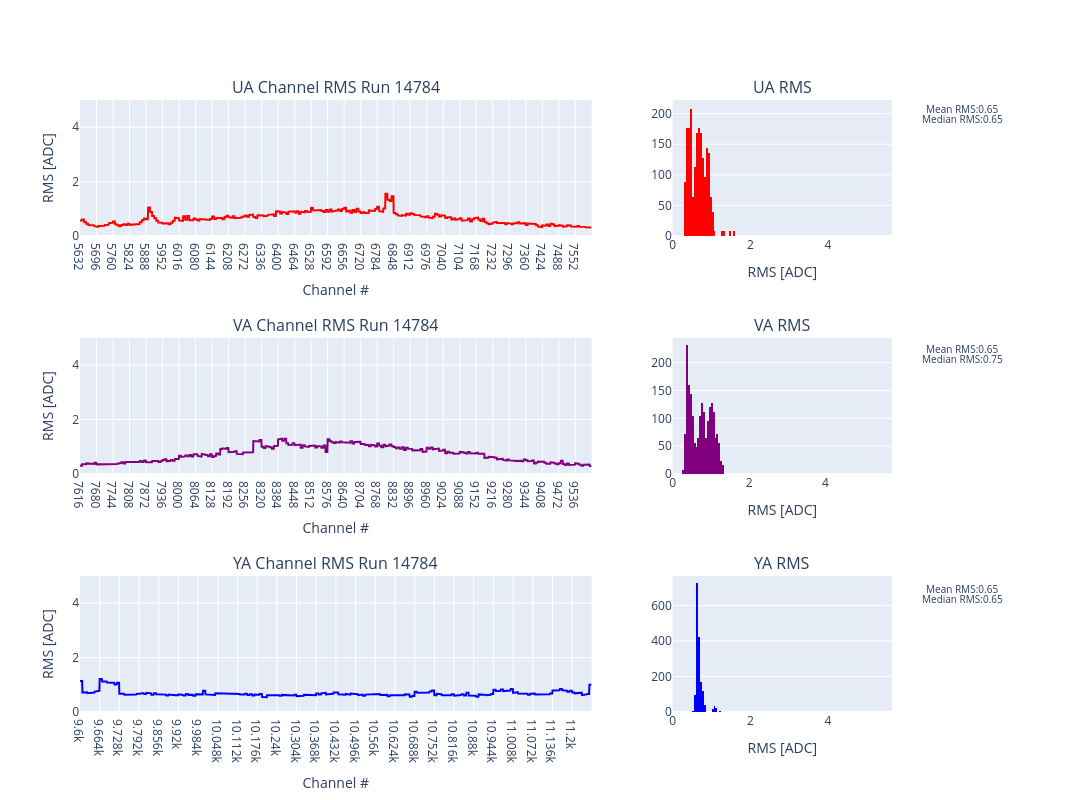

This figure's notebook cell:
### Code cell
filename = f"RMS_plots_planeA_int_test.pdf"

fig = make_subplots(rows=3,cols=2,column_widths = [0.7,0.3],subplot_titles = (f'UA Channel RMS Run {Run_num}','UA RMS',f'VA Channel RMS Run {Run_num}','VA RMS',f'YA Channel RMS Run {Run_num}','YA RMS',))
mask = Noise_df['wire_plane'] == 'UA'
median = np.median(Noise_df['Raw_rms'][mask])
mean = np.mean(Noise_df['Raw_rms'][mask])
fig.add_trace(go.Histogram(x=Noise_df['Raw_rms'][mask],marker_color = 'red',xbins=dict(start = median - 5,end = median+5,size=.05)),row = 1, col =2)
fig.add_trace(go.Scatter(x=Noise_df['Channel_id'][mask],y = Noise_df['Raw_rms'][mask],marker_color = 'red'),row = 1, col = 1)
fig.update_layout(xaxis2 = dict(range = [0,median+5]))
fig.update_layout(margin = dict(r=200))
fig.add_annotation(dict(font = dict(size = 10),xshift= 180,yshift=60,text = f"Mean RMS:{mean:.2f}",showarrow = False),row =1,col=2)
fig.add_annotation(dict(font = dict(size = 10),xshift= 180,yshift=50,text = f"Median RMS:{median:.2f}",showarrow = False),row =1,col=2)


mask = Noise_df['wire_plane'] == 'VA'
median = np.median(Noise_df['Raw_rms'][mask])
fig.add_trace(go.Histogram(x=Noise_df['Raw_rms'][mask],marker_color = 'purple',xbins=dict(start = median - 5,end = median+5,size=.05)),row = 2, col =2)
fig.add_trace(go.Scatter(x=Noise_df['Channel_id'][mask],y = Noise_df['Raw_rms'][mask],marker_color = 'purple'),row = 2, col = 1)
fig.update_layout(xaxis4 = dict(range = [0,median+5]))

fig.add_annotation(dict(font = dict(size = 10),xshift= 180,yshift=-180,text = f"Mean RMS:{mean:.2f}",showarrow = False),row =1,col=2)
fig.add_annotation(dict(font = dict(size = 10),xshift= 180,yshift=-190,text = f"Median RMS:{median:.2f}",showarrow = False),row =1,col=2)

mask = Noise_df['wire_plane'] == 'YA'
median = np.median(Noise_df['Raw_rms'][mask])
fig.add_trace(go.Histogram(x=Noise_df['Raw_rms'][mask],marker_color = 'blue',xbins=dict(start = median - 5,end = median+5,size=.05)),row = 3, col =2)
fig.add_trace(go.Scatter(x=Noise_df['Channel_id'][mask],y = Noise_df['Raw_rms'][mask],marker_color = 'blue'),row = 3, col = 1)
fig.update_layout(xaxis6 = dict(range = [0,median+5]))

fig.add_annotation(dict(font = dict(size = 10),xshift= 180,yshift=-420,text = f"Mean RMS:{mean:.2f}",showarrow = False),row =1,col=2)
fig.add_annotation(dict(font = dict(size = 10),xshift= 180,yshift=-430,text = f"Median RMS:{median:.2f}",showarrow = False),row =1,col=2)

fig.update_yaxes(title_text = "RMS [ADC]",row = 1, col = 1)
fig.update_yaxes(title_text = "RMS [ADC]",row = 2, col = 1)
fig.update_yaxes(title_text = "RMS [ADC]",row = 3, col = 1)
fig.update_xaxes(title_text = "Channel #",row = 1, col = 1)
fig.update_xaxes(title_text = "Channel #",row = 2, col = 1)
fig.update_xaxes(title_text = "Channel #",row = 3, col = 1)
fig.update_xaxes(title_text = "RMS [ADC]",row = 1, col = 2)
fig.update_xaxes(title_text = "RMS [ADC]",row = 2, col = 2)
fig.update_xaxes(title_text = "RMS [ADC]",row = 3, col = 2)
#fig.update_layout(xaxis2 = dict(range = [0,5]),xaxis4 = dict(range = [0,5]),xaxis6 = dict(range = [0,5]))
fig.update_layout(yaxis = dict(range = [0,5]),yaxis3 = dict(range = [0,5]),yaxis5 = dict(range = [0,5]))
fig.update_layout(xaxis = dict(tickmode = 'linear',dtick = 64),xaxis3 = dict(tickmode = 'linear',dtick = 64),xaxis5 = dict(tickmode = 'linear',dtick = 64))
fig.update_layout(height = 800, width = 1200,showlegend = False)

fig.write_image(directory+filename)
fig.show()

### Figure 1 — Plotly figure (JSON) as saved in the notebook; plotly's stock layout.template omitted (floating-point values rounded to 4 significant figures; data arrays with more than 128 entries replaced by an {"elided": "..."} marker saying what was removed)
{"data": [{"marker": {"color": "red"}, "type": "histogram", "x": {"elided": "1984 float values"}, "xaxis": "x2", "xbins": {"end": 5.65, "size": 0.05, "start": -4.35}, "yaxis": "y2"}, {"marker": {"color": "red"}, "type": "scatter", "x": {"elided": "1984 int values"}, "xaxis": "x", "y": {"elided": "1984 float values"}, "yaxis": "y"}, {"marker": {"color": "purple"}, "type": "histogram", "x": {"elided": "1984 float values"}, "xaxis": "x4", "xbins": {"end": 5.746, "size": 0.05, "start": -4.254}, "yaxis": "y4"}, {"marker": {"color": "purple"}, "type": "scatter", "x": {"elided": "1984 int values"}, "xaxis": "x3", "y": {"elided": "1984 float values"}, "yaxis": "y3"}, {"marker": {"color": "blue"}, "type": "histogram", "x": {"elided": "1664 float values"}, "xaxis": "x6", "xbins": {"end": 5.65, "size": 0.05, "start": -4.35}, "yaxis": "y6"}, {"marker": {"color": "blue"}, "type": "scatter", "x": {"elided": "1664 int values"}, "xaxis": "x5", "y": {"elided": "1664 float values"}, "yaxis": "y5"}], "layout": {"annotations": [{"font": {"size": 16}, "showarrow": false, "text": "UA Channel RMS Run 14784", "x": 0.315, "xanchor": "center", "xref": "paper", "y": 1, "yanchor": "bottom", "yref": "paper"}, {"font": {"size": 16}, "showarrow": false, "text": "UA RMS", "x": 0.865, "xanchor": "center", "xref": "paper", "y": 1, "yanchor": "bottom", "yref": "paper"}, {"font": {"size": 16}, "showarrow": false, "text": "VA Channel RMS Run 14784", "x": 0.315, "xanchor": "center", "xref": "paper", "y": 0.6111, "yanchor": "bottom", "yref": "paper"}, {"font": {"size": 16}, "showarrow": false, "text": "VA RMS", "x": 0.865, "xanchor": "center", "xref": "paper", "y": 0.6111, "yanchor": "bottom", "yref": "paper"}, {"font": {"size": 16}, "showarrow": false, "text": "YA Channel RMS Run 14784", "x": 0.315, "xanchor": "center", "xref": "paper", "y": 0.2222, "yanchor": "bottom", "yref": "paper"}, {"font": {"size": 16}, "showarrow": false, "text": "YA RMS", "x": 0.865, "xanchor": "center", "xref": "paper", "y": 0.2222, "yanchor": "bottom", "yref": "paper"}, {"font": {"size": 10}, "showarrow": false, "text": "Mean RMS:0.65", "xref": "x2", "xshift": 180, "yref": "y2", "yshift": 60}, {"font": {"size": 10}, "showarrow": false, "text": "Median RMS:0.65", "xref": "x2", "xshift": 180, "yref": "y2", "yshift": 50}, {"font": {"size": 10}, "showarrow": false, "text": "Mean RMS:0.65", "xref": "x2", "xshift": 180, "yref": "y2", "yshift": -180}, {"font": {"size": 10}, "showarrow": false, "text": "Median RMS:0.75", "xref": "x2", "xshift": 180, "yref": "y2", "yshift": -190}, {"font": {"size": 10}, "showarrow": false, "text": "Mean RMS:0.65", "xref": "x2", "xshift": 180, "yref": "y2", "yshift": -420}, {"font": {"size": 10}, "showarrow": false, "text": "Median RMS:0.65", "xref": "x2", "xshift": 180, "yref": "y2", "yshift": -430}], "height": 800, "margin": {"r": 200}, "showlegend": false, "width": 1200, "xaxis": {"anchor": "y", "domain": [0, 0.63], "dtick": 64, "tickmode": "linear", "title": {"text": "Channel #"}}, "xaxis2": {"anchor": "y2", "domain": [0.73, 1], "range": [0, 5.65], "title": {"text": "RMS [ADC]"}}, "xaxis3": {"anchor": "y3", "domain": [0, 0.63], "dtick": 64, "tickmode": "linear", "title": {"text": "Channel #"}}, "xaxis4": {"anchor": "y4", "domain": [0.73, 1], "range": [0, 5.746], "title": {"text": "RMS [ADC]"}}, "xaxis5": {"anchor": "y5", "domain": [0, 0.63], "dtick": 64, "tickmode": "linear", "title": {"text": "Channel #"}}, "xaxis6": {"anchor": "y6", "domain": [0.73, 1], "range": [0, 5.65], "title": {"text": "RMS [ADC]"}}, "yaxis": {"anchor": "x", "domain": [0.7778, 1], "range": [0, 5], "title": {"text": "RMS [ADC]"}}, "yaxis2": {"anchor": "x2", "domain": [0.7778, 1]}, "yaxis3": {"anchor": "x3", "domain": [0.3889, 0.6111], "range": [0, 5], "title": {"text": "RMS [ADC]"}}, "yaxis4": {"anchor": "x4", "domain": [0.3889, 0.6111]}, "yaxis5": {"anchor": "x5", "domain": [0, 0.2222], "range": [0, 5], "title": {"text": "RMS [ADC]"}}, "yaxis6": {"anchor": "x6", "domain": [0, 0.2222]}}}
